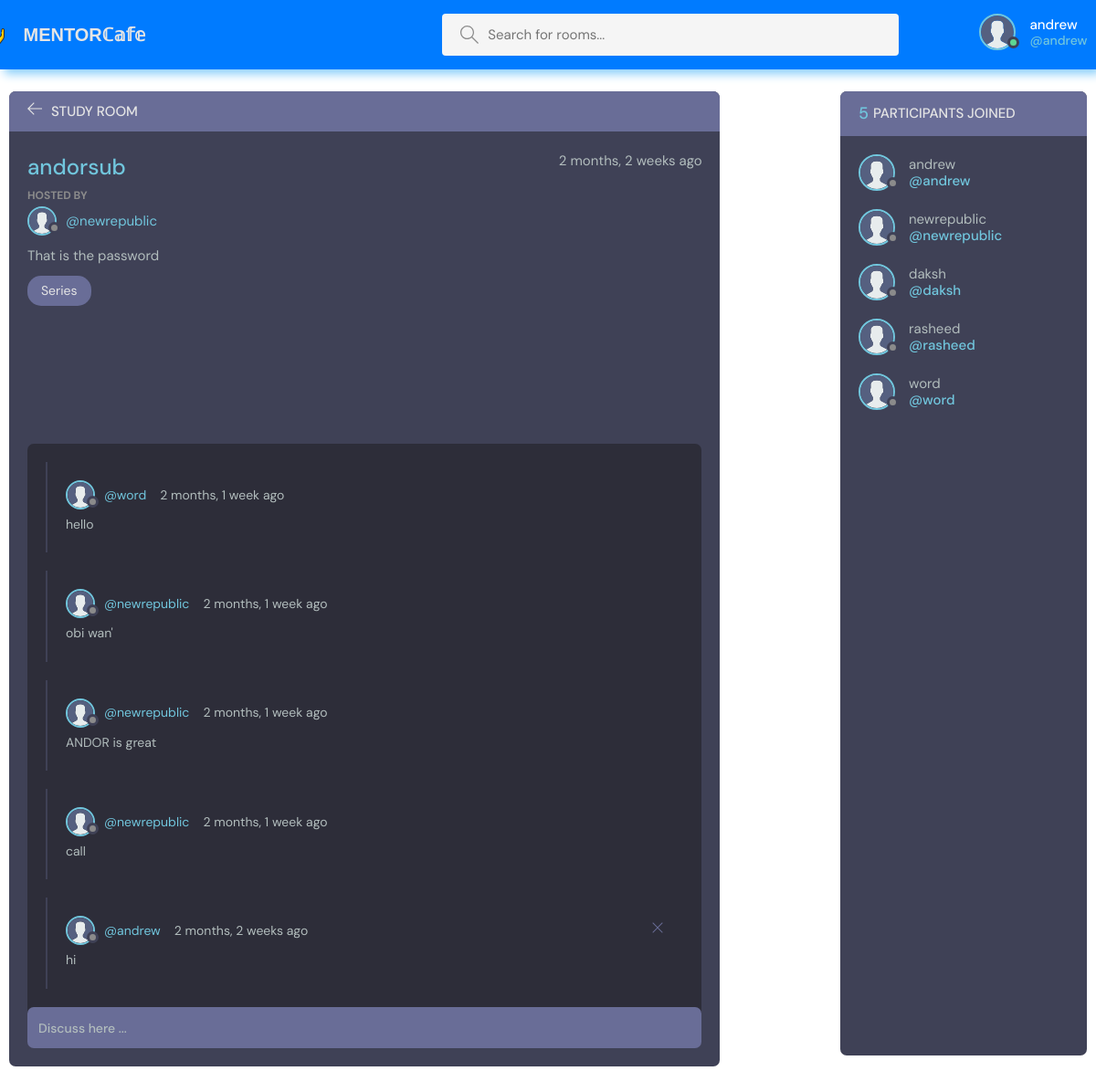
The page /room/6 (signed in) on the database its author committed.
### base/models.py (models this page shows, shortened)
class Room(models.Model):
    host = models.ForeignKey(User,on_delete=models.SET_NULL,null=True)
    topic = models.ForeignKey(Topic,on_delete=models.SET_NULL,null=True)
    name = models.CharField(max_length=255)
    description = models.TextField(null=True,blank=True)
    participants = models.ManyToManyField(User,related_name='participants',blank=True)
    updated = models.DateTimeField(auto_now_add=True)
    created = models.DateTimeField(auto_now_add=True)
    class Meta:
        ordering = ['-updated','created']

class Topic(models.Model):
    name = models.CharField(max_length=255)

class Message(models.Model):
    user = models.ForeignKey(User,on_delete=models.CASCADE)
    room = models.ForeignKey(Room,on_delete=models.CASCADE)
    body = models.TextField()
    updated = models.DateTimeField(auto_now_add=True)
    created = models.DateTimeField(auto_now_add=True)

### base/views.py (the view, shortened to what this page needs)
# urls.py: path('room/<slug:pk>', views.room, name ="room"),
def room(request,pk):
    room = Room.objects.get(id=pk)
    room_messages = room.message_set.all().order_by('-created')
    participants = room.participants.all()
    context = {'room' : room, 'room_messages' : room_messages, 'participants':participants}
    return render(request, 'base/room.html',context)

### base/templates/base/room.html (shortened to what this page needs)
{% extends 'main.html' %}
{% load static%}
{% block content %}
<main class="profile-page layout layout--2">
  <div class="container">
    <div class="room">
      <div class="room__top">
        <div class="room__topLeft">
          <a href="{% url 'home' %}">
            <svg version="1.1" xmlns="http://www.w3.org/2000/svg" width="32" height="32" viewBox="0 0 32 32">
              <title>arrow-left</title>
              <path
                d="M13.723 2.286l-13.723 13.714 13.719 13.714 1.616-1.611-10.96-10.96h27.625v-2.286h-27.625l10.965-10.965-1.616-1.607z"
              ></path>
            </svg>
          </a>
          <h3>Study Room</h3>
        </div>
      </div>
      <div class="room__box scroll">
        <div class="room__header scroll">
          <div class="room__info">
            <h3>{{room.name}}</h3>
            <span>{{room.created|timesince}} ago</span>
          </div>
          <div class="room__hosted">
            <p>Hosted By</p>
            <a href="{% url 'profile' room.host.id %}" class="room__author">
              <div class="avatar avatar--small">
                <img src="{% static 'images/avatar.svg'%}" />
              </div>
              <span>@{{room.host}}</span>
            </a>
          </div>
          <div class="room__details">
            {{room.description}}
          </div>
          <span class="room__topics">{{room.topic.name}}</span>
        </div>
        <div class="room__conversation">
          <div class="threads scroll">
            {%for message in room_messages %}
            <div class="thread">
              <div class="thread__top">
                <div class="thread__author">
                  <a href="{% url 'profile' message.user.id %}" class="thread__authorInfo">
                    <div class="avatar avatar--small">
                      <img src="{% static 'images/avatar.svg'%}" />
                    </div>
                    <span>@{{message.user}}</span>
                  </a>
                  <span class="thread__date">{{message.created|timesince}} ago</span>
                </div>
                {% if request.user == message.user%}
                <div class="thread__delete">
                  <a href="{% url 'delete-message' message.id %}">
                    <svg version="1.1" xmlns="http://www.w3.org/2000/svg" width="32" height="32" viewBox="0 0 32 32">
                      <title>remove</title>
                      <path
                        d="M27.314 6.019l-1.333-1.333-9.98 9.981-9.981-9.981-1.333 1.333 9.981 9.981-9.981 9.98 1.333 1.333 9.981-9.98 9.98 9.98 1.333-1.333-9.98-9.98 9.98-9.981z"
                      ></path>
                    </svg>
                  </a>
                </div>
                {%endif%}
              </div>
              <div class="thread__details">
                {{message.body}}
              </div>
            </div>
            {%endfor%}
          </div>
        </div>
      </div>
      <div class="room__message">
        {%if request.user.is_authenticated%}
            <form action="" method="post">
                <input type="text" name="body" placeholder="Discuss here ...">
            </form>
        {%endif%}
      </div>
    </div>
    <div class="participants">
      <h3 class="participants__top"><span style="font-size: 18px;">{{participants.count}}</span> Participants Joined </h3>
      <div class="participants__list scroll">
        {%for user in participants%}
        <a href="{% url 'profile' user.id %}" class="participant">
          <div class="avatar avatar--medium">
            <img src="{% static 'images/avatar.svg'%}" />
          </div>
          <p>
            {{user.username}}
            <span>@{{user.username}}</span>
          </p>
        </a>
        {%endfor%}
      </div>
    </div>
  </div>
</main>
{%endblock%}

### templates/navbar.html (shortened to what this page needs)
{%load static%}
<header class="header header--loggedIn">
    <div class="container">
        <a href="{% url 'home' %}" class="header__logo">
            <img src="{% static 'images/icons8-mentor-64.png' %}" />
            <h1 class="head-name">MENTORℂ𝕒𝕗𝕖</h1>
        </a>
        <form class="header__search" action="{% url 'home' %}" method="get" >
            <label>
                <input type = 'text' name = 'q' placeholder="Search for rooms..." />
            </label>
        </form>
        <nav class="header__menu">
            {% if request.user.is_authenticated %}
            <div class="header__user">
                <a href="{% url 'profile' request.user.id %}">
                    <div class="avatar avatar--medium active">
                        <img src="{% static 'images/avatar.svg'%}" />
                    </div>
                    <p>{{request.user.username}} <span>@{{request.user.username}}</span></p>
                </a>
            </div>
            {%else%}
            <a href="{% url 'login' %}">
        <img src="{% static 'images/avatar.svg'%}" />
        <p>Login</p>
      </a>
      {%endif%}
        </nav>
    </div>
</header>

### rows shown on the page
Room: name "andorsub", created "2 months, 2 weeks", host "newrepublic", description "That is the password", topic.name "Series"
Message: user "word", created "2 months, 1 week", body "hello"
Message: user "newrepublic", created "2 months, 1 week", body "obi wan'"
Message: user "newrepublic", created "2 months, 1 week", body "ANDOR is great"
Message: user "newrepublic", created "2 months, 1 week", body "call"
Message: user "andrew", created "2 months, 2 weeks", body "hi"

### other values the page prints
{{ request.user.username }} "andrew"
{{ participants.count }} "5"
{{ user.username }} "andrew"
{{ user.username }} "newrepublic"
{{ user.username }} "daksh"
{{ user.username }} "rasheed"
{{ user.username }} "word"
